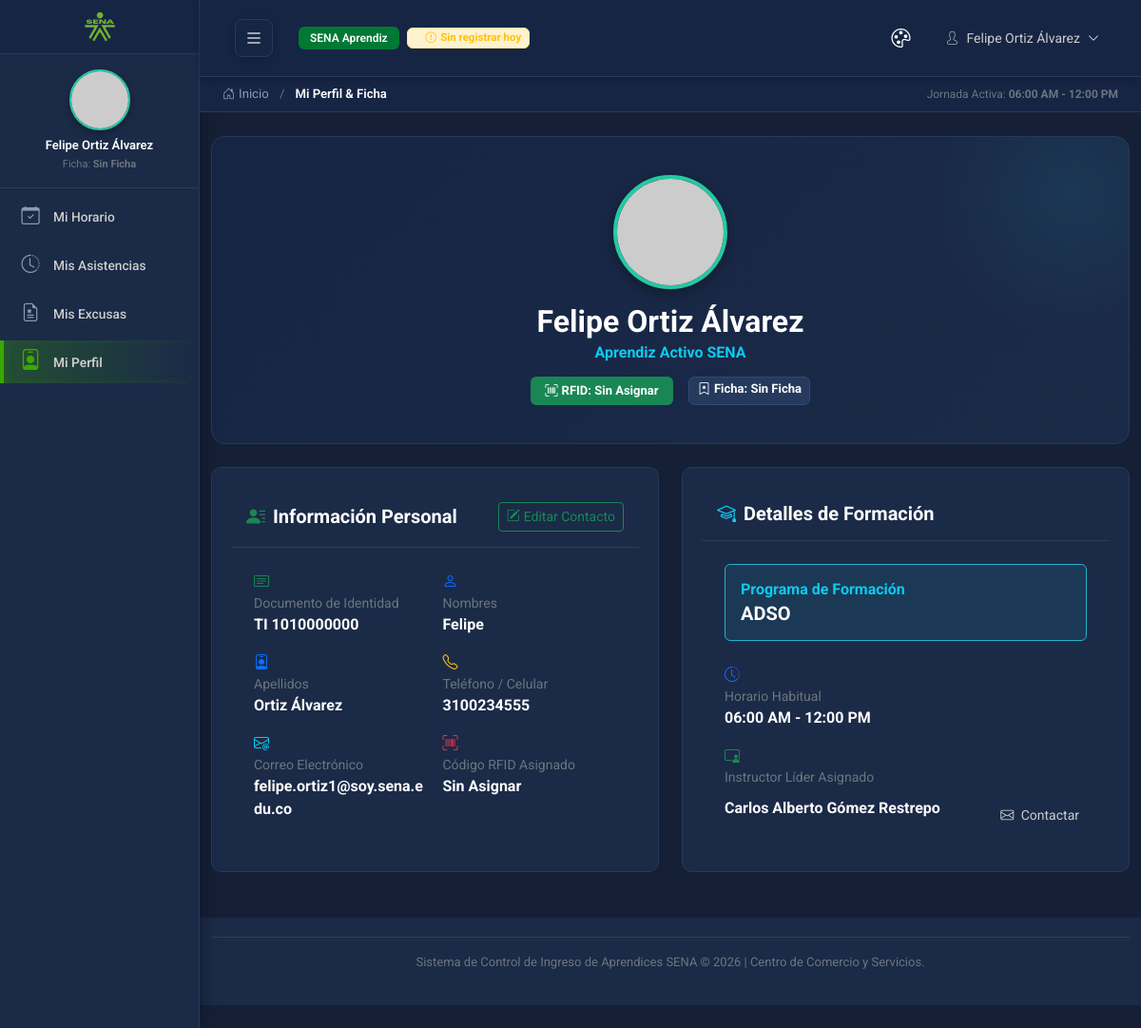
The app's page /index.php?page=aprendiz_perfil (signed in) with its own data.
### tables this page shows
CREATE TABLE IF NOT EXISTS `aprendices` (
  `id_aprendiz` INT(11) NOT NULL AUTO_INCREMENT,
  `codigo_rfid` VARCHAR(45) NOT NULL,
  `estado_matricula` ENUM('Matriculado', 'Retirado', 'Aplazado') NOT NULL DEFAULT 'Matriculado',
  `usuarios_id_usuario` INT(11) NOT NULL,
  `fichas_id_ficha` INT(11) NOT NULL,
  PRIMARY KEY (`id_aprendiz`),
  INDEX `fk_aprendices_usuarios` (`usuarios_id_usuario` ASC),
  INDEX `fk_aprendices_fichas` (`fichas_id_ficha` ASC),
  CONSTRAINT `fk_aprendices_fichas`
    FOREIGN KEY (`fichas_id_ficha`)
    REFERENCES `fichas` (`id_ficha`)
    ON DELETE NO ACTION
    ON UPDATE NO ACTION,
  CONSTRAINT `fk_aprendices_usuarios`
    FOREIGN KEY (`usuarios_id_usuario`)
    REFERENCES `usuarios` (`id_usuario`)
    ON DELETE NO ACTION
    ON UPDATE NO ACTION);

CREATE TABLE IF NOT EXISTS `usuarios` (
  `id_usuario` INT(11) NOT NULL AUTO_INCREMENT,
  `tipo_documento` ENUM('CC', 'TI', 'CE', 'Pasaporte') NOT NULL,
  `numero_documento` VARCHAR(20) NOT NULL,
  `nombres` VARCHAR(150) NOT NULL,
  `apellidos` VARCHAR(45) NOT NULL,
  `correo` VARCHAR(150) NOT NULL,
  `telefono` VARCHAR(45) NULL DEFAULT NULL,
  `contraseña` VARCHAR(255) NOT NULL,
  `estado` ENUM('Activo', 'Inactivo') NOT NULL DEFAULT 'Activo',
  `fecha_creacion` DATETIME NULL DEFAULT CURRENT_TIMESTAMP(),
  `roles_id_rol` INT(11) NOT NULL,
  PRIMARY KEY (`id_usuario`),
  INDEX `fk_usuarios_roles` (`roles_id_rol` ASC),
  CONSTRAINT `fk_usuarios_roles`
    FOREIGN KEY (`roles_id_rol`)
    REFERENCES `roles` (`id_rol`)
    ON DELETE NO ACTION
    ON UPDATE NO ACTION);

### app/Controllers/Aprendiz/PerfilController.php (called while the page is built, shortened)
<?php
require_once dirname(__DIR__, 2) . '/Models/AprendizModel.php';
class PerfilController
{
    private AprendizModel $aprendizModel;
    public function __construct()
    {
        $this->aprendizModel = new AprendizModel();
    }
    public function index(): void
    {
        $idAprendiz = $_SESSION['id_aprendiz'] ?? null;
        $perfil        = [];
        try {
            if (!empty($idAprendiz)) {
                $perfil       = $this->aprendizModel->obtenerPerfilCompleto($idAprendiz) ?: [];
            }
        } catch (Throwable $e) {
            error_log("PerfilController::index: " . $e->getMessage());
            $perfil       = [];
            $marcacionHoy = [];
        }
        $horaEntrada      = $perfil['hora_entrada'] ?? '06:00:00';
        $horaSalida       = $perfil['hora_salida'] ?? '12:00:00';
        $horarioStr       = date('h:i A', strtotime($horaEntrada)) . ' - ' . date('h:i A', strtotime($horaSalida));
        $instructorNombre = trim(($perfil['instructor_nombres'] ?? 'Sin Asignar') . ' ' . ($perfil['instructor_apellidos'] ?? ''));
        $instructorCorreo = $perfil['instructor_correo'] ?? 'No disponible';
        require_once dirname(__DIR__, 2) . '/Views/aprendiz/aprendiz-perfil.php';
    }
}

### app/config/conexion.php (called while the page is built, shortened)
<?php
class Conexion
{
    private static ?PDO $instancia = null;
    public static function obtener(): PDO
    {
        if (self::$instancia === null) {
            $dsn = 'mysql:host=' . DB_HOST . ';dbname=' . DB_NAME . ';charset=' . DB_CHARSET;
            self::$instancia = new PDO($dsn, DB_USER, DB_PASS, [
                PDO::ATTR_ERRMODE => PDO::ERRMODE_EXCEPTION,
                PDO::ATTR_DEFAULT_FETCH_MODE => PDO::FETCH_ASSOC,
                PDO::ATTR_EMULATE_PREPARES => false,
            ]);
            self::$instancia->exec("SET time_zone = '-05:00'");
        }
        return self::$instancia;
    }
}

### app/Models/AprendizModel.php (called while the page is built, shortened)
<?php
class AprendizModel
{
    public function obtenerPerfilCompleto(int $idAprendiz): array|false
    {
        try {
            $sql = "SELECT a.id_aprendiz, a.codigo_rfid, a.estado_matricula,
                           u.id_usuario, u.tipo_documento, u.numero_documento AS documento,
                           u.nombres, u.apellidos, u.correo, u.telefono,
                           f.id_ficha, f.numero_ficha, f.programa, f.area,
                           h.hora_entrada, h.hora_salida,
                           inst_u.nombres AS instructor_nombres,
                           inst_u.apellidos AS instructor_apellidos,
                           inst_u.correo AS instructor_correo
                    FROM aprendices a
                    INNER JOIN usuarios u ON a.usuarios_id_usuario = u.id_usuario
                    LEFT JOIN fichas f ON a.fichas_id_ficha = f.id_ficha
                    LEFT JOIN horarios h ON f.Horarios_id_horario = h.id_horario
                    LEFT JOIN instructores_has_fichas ihf ON f.id_ficha = ihf.fichas_id_ficha
                    LEFT JOIN instructores i ON ihf.instructores_id_instructor = i.id_instructor
                    LEFT JOIN usuarios inst_u ON i.usuarios_id_usuario = inst_u.id_usuario
                    WHERE a.id_aprendiz = :id_aprendiz
                    LIMIT 1";
            $stmt = Conexion::obtener()->prepare($sql);
            $stmt->execute([':id_aprendiz' => $idAprendiz]);
            return $stmt->fetch() ?: false;
        } catch (Throwable $e) {
            error_log("AprendizModel::obtenerPerfilCompleto: " . $e->getMessage());
            return false;
        }
    }
}

### app/Views/aprendiz/aprendiz-perfil.php (the view, shortened to what this page needs)
<?php
$horarioStr       = $horarioStr ?? '06:00 - 12:00';
$instructorNombre = $instructorNombre ?? 'Sin Asignar';
$instructorCorreo = $instructorCorreo ?? 'No disponible';
$perfil           = $perfil ?? [];
require_once dirname(__DIR__) . '/layouts/header-aprendiz.php';
?>
<div class="profile-hero text-center mb-4">
    <img src="https://ui-avatars.com/api/?background=24caa1&color=fff&size=150&name=<?= urlencode($_SESSION['nombre_completo'] ?? 'Aprendiz SENA') ?>" alt="Foto Aprendiz" class="profile-avatar">
    <h2 class="text-theme-primary fw-bold mb-1"><?= htmlspecialchars($_SESSION['nombre_completo'] ?? 'Nombre del Aprendiz') ?></h2>
    <h6 class="text-info mb-3">Aprendiz Activo SENA</h6>
    <div class="d-flex justify-content-center gap-3">
        <span class="badge bg-success px-3 py-2" style="font-size:13px;"><i class="bi bi-upc-scan me-1"></i>RFID: <?= htmlspecialchars($codigoRfid) ?></span>
        <span class="badge" style="background:var(--nk-border-color); border:1px solid #314a73; font-size:13px;"><i class="bi bi-bookmark-star me-1"></i>Ficha: <?= htmlspecialchars($numeroFicha) ?></span>
    </div>
</div>
<div class="row g-4 mb-5">
    <div class="col-lg-6">
        <div class="card border-0 card-stat-ux h-100 shadow-sm">
            <div class="card-header border-bottom border-secondary border-opacity-25 bg-transparent py-3 d-flex justify-content-between align-items-center">
                <h5 class="text-theme-primary mb-0"><i class="bi bi-person-lines-fill me-2 text-success"></i>Información Personal</h5>
                <button type="button" class="btn btn-sm btn-outline-success" data-bs-toggle="modal" data-bs-target="#editProfileModal">
                    <i class="bi bi-pencil-square me-1"></i>Editar Contacto
                </button>
            </div>
            <div class="card-body p-4">
                <div class="row g-3">
                    <div class="col-sm-6">
                        <div class="info-group">
                            <div class="info-icon text-success"><i class="bi bi-card-text"></i></div>
                            <div>
                                <small class="text-secondary d-block">Documento de Identidad</small>
                                <strong class="text-theme-primary">
                                    <?= htmlspecialchars($perfil['tipo_documento'] ?? 'CC') ?> <?= htmlspecialchars($perfil['documento'] ?? ($perfil['numero_documento'] ?? 'Sin Documento')) ?>
                                </strong>
                            </div>
                        </div>
                    </div>
                    <div class="col-sm-6">
                        <div class="info-group">
                            <div class="info-icon text-primary"><i class="bi bi-person"></i></div>
                            <div>
                                <small class="text-secondary d-block">Nombres</small>
                                <strong class="text-theme-primary"><?= htmlspecialchars($perfil['nombres'] ?? '') ?></strong>
                            </div>
                        </div>
                    </div>
                    <div class="col-sm-6">
                        <div class="info-group">
                            <div class="info-icon text-primary"><i class="bi bi-person-badge"></i></div>
                            <div>
                                <small class="text-secondary d-block">Apellidos</small>
                                <strong class="text-theme-primary"><?= htmlspecialchars($perfil['apellidos'] ?? '') ?></strong>
                            </div>
                        </div>
                    </div>
                    <div class="col-sm-6">
                        <div class="info-group">
                            <div class="info-icon text-warning"><i class="bi bi-telephone"></i></div>
                            <div>
                                <small class="text-secondary d-block">Teléfono / Celular</small>
                                <strong class="text-theme-primary"><?= !empty($perfil['telefono']) ? htmlspecialchars($perfil['telefono']) : 'No registrado' ?></strong>
                            </div>
                        </div>
                    </div>
                    <div class="col-sm-6">
                        <div class="info-group">
                            <div class="info-icon text-info"><i class="bi bi-envelope-at"></i></div>
                            <div>
                                <small class="text-secondary d-block">Correo Electrónico</small>
                                <strong class="text-theme-primary" style="word-break: break-all;"><?= htmlspecialchars($perfil['correo'] ?? 'Sin correo') ?></strong>
                            </div>
                        </div>
                    </div>
                    <div class="col-sm-6">
                        <div class="info-group">
                            <div class="info-icon text-danger"><i class="bi bi-upc-scan"></i></div>
                            <div>
                                <small class="text-secondary d-block">Código RFID Asignado</small>
                                <strong class="text-theme-primary"><?= htmlspecialchars($codigoRfid) ?></strong>
                            </div>
                        </div>
                    </div>
                </div>
            </div>
        </div>
    </div>
    <div class="col-lg-6">
        <div class="card border-0 card-stat-ux h-100 shadow-sm">
            <div class="card-header border-bottom border-secondary border-opacity-25 bg-transparent py-3">
                <h5 class="text-theme-primary mb-0"><i class="bi bi-mortarboard me-2 text-info"></i>Detalles de Formación</h5>
            </div>
            <div class="card-body p-4">
                <div class="p-3 mb-4 rounded" style="background: rgba(36, 181, 202, 0.1); border: 1px solid #24b5ca;">
                    <h6 class="text-info fw-bold mb-1">Programa de Formación</h6>
                    <h5 class="text-theme-primary mb-0"><?= htmlspecialchars($programa) ?></h5>
                </div>
                <div class="row g-3">
                    <div class="col-sm-6">
                        <div class="info-group">
                            <div class="info-icon text-primary"><i class="bi bi-clock-history"></i></div>
                            <div>
                                <small class="text-secondary d-block">Horario Habitual</small>
                                <strong class="text-theme-primary"><?= htmlspecialchars($horarioStr) ?></strong>
                            </div>
                        </div>
                    </div>
                    <div class="col-sm-12">
                        <div class="info-group">
                            <div class="info-icon text-success"><i class="bi bi-person-video3"></i></div>
                            <div class="w-100">
                                <small class="text-secondary d-block">Instructor Líder Asignado</small>
                                <div class="d-flex justify-content-between align-items-center flex-wrap gap-2">
                                    <strong class="text-theme-primary"><?= htmlspecialchars($instructorNombre) ?></strong>
                                    <?php if (!empty($instructorCorreo) && $instructorCorreo !== 'No disponible'): ?>
                                        <a href="mailto:<?= htmlspecialchars($instructorCorreo) ?>" class="btn btn-sm btn-outline-success border-0">
                                            <i class="bi bi-envelope me-1"></i> Contactar
                                        </a>
                                    <?php endif; ?>
                                </div>
                            </div>
                        </div>
                    </div>
                </div>
            </div>
        </div>
    </div>
</div>
<?php
require_once dirname(__DIR__) . '/layouts/footer-aprendiz.php';
?>

### records on screen
aprendices: usuarios_id_usuario.tipo_documento "TI", usuarios_id_usuario.numero_documento "1010000000", usuarios_id_usuario.nombres "Felipe", usuarios_id_usuario.apellidos "Ortiz Álvarez", usuarios_id_usuario.telefono "3100234555", usuarios_id_usuario.correo "felipe.ortiz1@soy.sena.edu.co"

### other values on screen
$nombreUsuario "Felipe Ortiz Álvarez"
$numeroFicha "Sin Ficha"
$tituloPagina "Mi Perfil & Ficha"
$horarioStr "06:00 AM - 12:00 PM"
$_SESSION['nombre_completo'] "Felipe Ortiz Álvarez"
$codigoRfid "Sin Asignar"
$programa "ADSO"
$instructorNombre "Carlos Alberto Gómez Restrepo"
